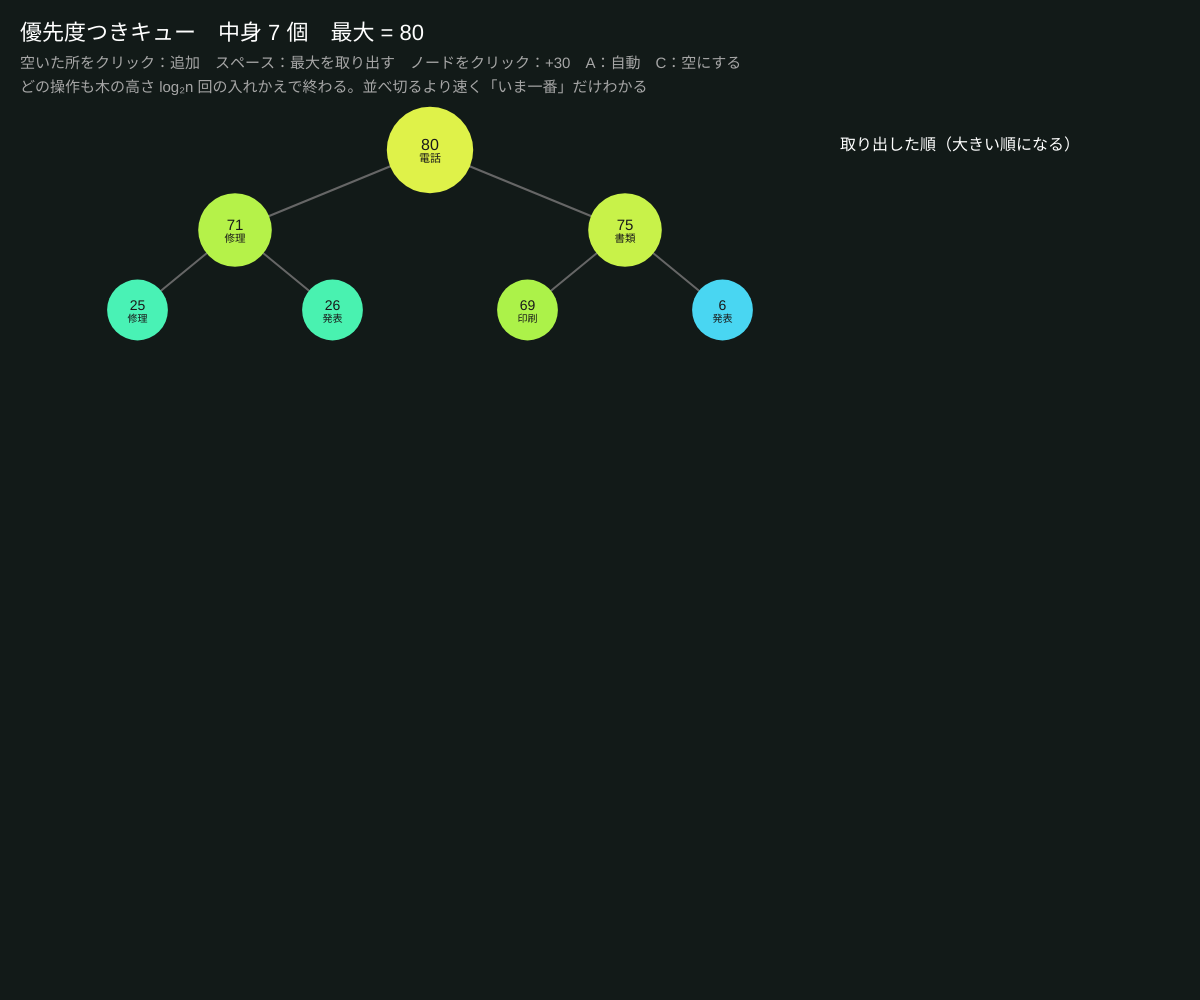
Frame 1 (no input)
Frame 60 (no input): identical to frame 1, image omitted
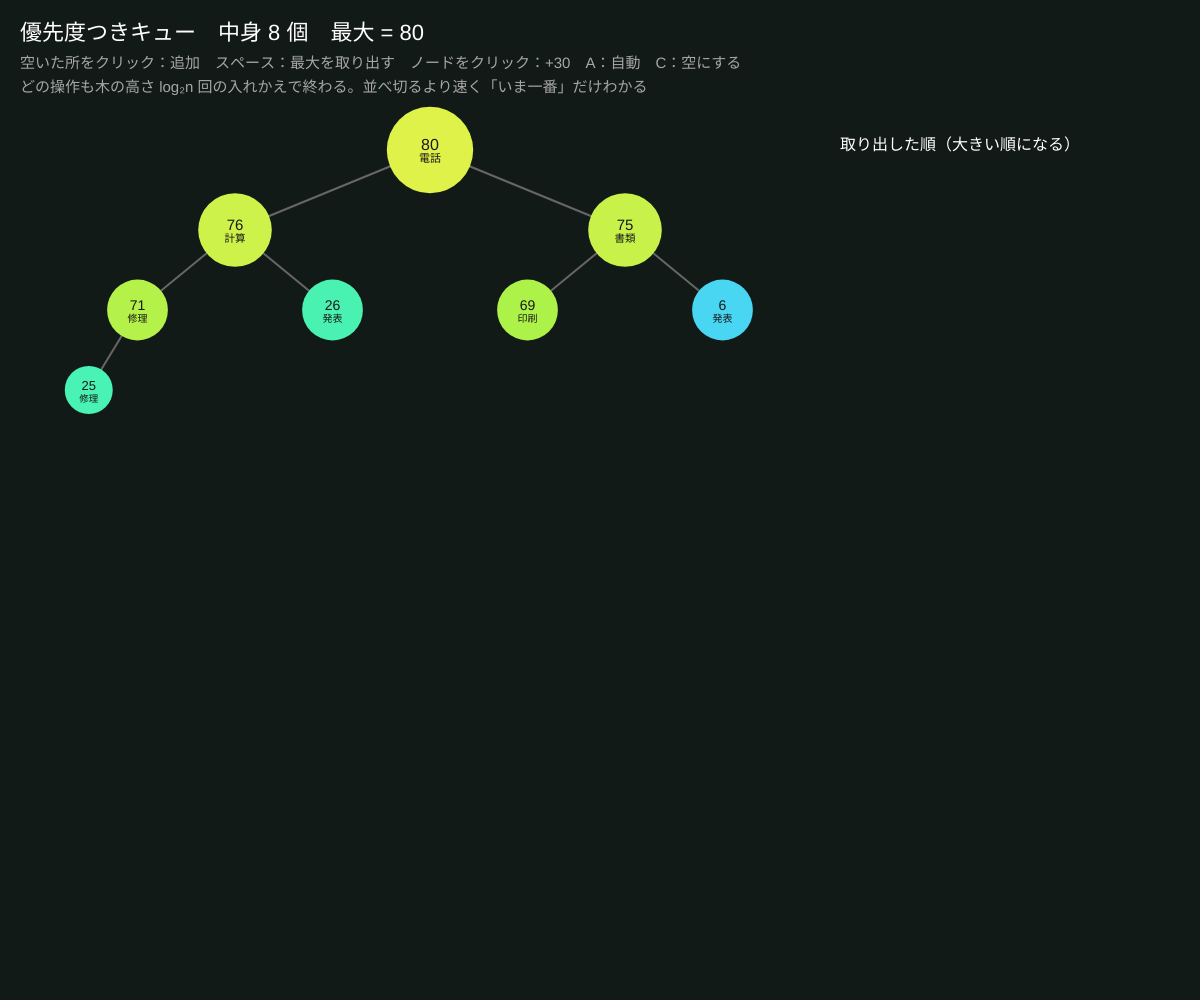
Frame 120 (the mouse pressed at the canvas centre since frame 60)

The p5.js sketch that drew these frames (run headless with seeded random() and noise() and a simulated clock; from frame 60 on, the mouse is pressed at the canvas centre):

// p5.js sketch
// ── sketch.js
// ============================================
// 07 優先度つきキュー
// 「いちばん急ぎの仕事」をすぐ取り出せる箱。中身は最大ヒープ（06）
// INSERT：末尾に入れて、親より大きければ上へ（Θ(log n)）
// EXTRACT-MAX：根を取り出し、末尾を根に置いて沈める（Θ(log n)）
// INCREASE-KEY：値を大きくして上へ。病院の救急、OS のタスク、イベントのシミュレーションで使う
// クリック：ランダムな仕事を追加　スペース：最大を取り出す　ノードをクリック：+30（INCREASE-KEY）
// A：自動（ランダムに来て、順に処理）　C：空にする
// ============================================

let heap = [], doneLog = [], auto = false, anim = [], timer = 0;
let names = ['メール', '会議', '修理', '電話', '書類', '発表', '検査', '発送', '計算', '印刷', '面談', '掃除'];

function setup() {
  createCanvas(windowWidth, windowHeight);
  colorMode(HSB, 360, 100, 100, 100);
  for (let i = 0; i < 7; i++) insert(floor(random(1, 100)));
  anim = [];
}

function insert(p) {
  heap.push({ p, name: random(names) });
  let i = heap.length - 1;
  anim.push(['add', i]);
  while (i > 0 && heap[parent(i)].p < heap[i].p) {
    [heap[i], heap[parent(i)]] = [heap[parent(i)], heap[i]];
    anim.push(['up', i, parent(i)]);
    i = parent(i);
  }
}

function extractMax() {
  if (heap.length === 0) { doneLog.unshift('（空です）'); return; }
  let top = heap[0];
  let last = heap.pop();
  if (heap.length > 0) {
    heap[0] = last;
    let i = 0;
    while (true) {
      let l = 2 * i + 1, r = 2 * i + 2, m = i;
      if (l < heap.length && heap[l].p > heap[m].p) m = l;
      if (r < heap.length && heap[r].p > heap[m].p) m = r;
      if (m === i) break;
      [heap[i], heap[m]] = [heap[m], heap[i]];
      anim.push(['down', i, m]);
      i = m;
    }
  }
  doneLog.unshift('処理：' + top.name + '（優先度 ' + top.p + '）');
  doneLog = doneLog.slice(0, 12);
}

function increaseKey(i, delta) {
  heap[i].p = min(999, heap[i].p + delta);
  while (i > 0 && heap[parent(i)].p < heap[i].p) {
    [heap[i], heap[parent(i)]] = [heap[parent(i)], heap[i]];
    anim.push(['up', i, parent(i)]);
    i = parent(i);
  }
}

function parent(i) { return floor((i - 1) / 2); }

function pos(i) {
  let depth = floor(Math.log2(i + 1)), idx = i - (Math.pow(2, depth) - 1), cnt = Math.pow(2, depth);
  let W = width - 420;
  return { x: 40 + W * (idx + 0.5) / cnt, y: 150 + depth * 80 };
}

function draw() {
  background(170, 30, 10);
  if (auto) {
    timer++;
    if (timer % 40 === 0 && random() < 0.6) insert(floor(random(1, 100)));
    if (timer % 55 === 0) extractMax();
    if (heap.length > 30) extractMax();
  }
  let flash = anim.length ? anim[anim.length - 1] : null;
  if (frameCount % 20 === 0) anim = [];
  for (let i = 1; i < heap.length; i++) {
    let a = pos(parent(i)), b = pos(i);
    stroke(0, 0, 40); strokeWeight(2); line(a.x, a.y, b.x, b.y);
  }
  for (let i = 0; i < heap.length; i++) {
    let q = pos(i), d = 4 - min(3, floor(Math.log2(i + 1)));
    let sz = 22 + d * 8;
    noStroke();
    fill(map(heap[i].p, 0, 120, 200, 0), 70, 95);
    if (flash && flash.slice(1).includes(i)) fill(45, 100, 100);
    circle(q.x, q.y, sz * 1.6);
    fill(0, 0, 10); textAlign(CENTER, CENTER); textSize(12 + d);
    text(heap[i].p, q.x, q.y - 4);
    textSize(9 + d * 0.5); text(heap[i].name, q.x, q.y + 9);
  }
  // 右：処理した順
  let x0 = width - 360;
  noStroke(); fill(0, 0, 100); textAlign(LEFT, BASELINE); textSize(16);
  text('取り出した順（大きい順になる）', x0, 150);
  textSize(14);
  for (let i = 0; i < doneLog.length; i++) { fill(0, 0, 90 - i * 5); text(doneLog[i], x0, 180 + i * 24); }

  fill(0, 0, 100); textSize(22);
  text('優先度つきキュー　中身 ' + heap.length + ' 個　最大 = ' + (heap.length ? heap[0].p : '—') + (auto ? '　自動運転中' : ''), 20, 40);
  fill(0, 0, 65); textSize(15);
  text('空いた所をクリック：追加　スペース：最大を取り出す　ノードをクリック：+30　A：自動　C：空にする', 20, 68);
  text('どの操作も木の高さ log₂n 回の入れかえで終わる。並べ切るより速く「いま一番」だけわかる', 20, 92);
}

function mousePressed() {
  for (let i = 0; i < heap.length; i++) {
    let q = pos(i);
    if (dist(mouseX, mouseY, q.x, q.y) < 26) { increaseKey(i, 30); return; }
  }
  if (mouseY > 110 && heap.length < 31) insert(floor(random(1, 100)));
}

function keyPressed() {
  if (key === ' ') extractMax();
  if (key === 'a' || key === 'A') auto = !auto;
  if (key === 'c' || key === 'C') { heap = []; doneLog = []; }
}
function windowResized() { resizeCanvas(windowWidth, windowHeight); }

// ---------- やってみよう ----------
// 1. 10 個入れてから全部取り出すと、大きい順に並ぶ（= ヒープソート）
// 2. 優先度の小さい順に取り出す「最小ヒープ」にするには？（ダイクストラ法で使う）
// 3. 自動運転で、来る速さと処理の速さを変えて、行列が伸びるか見てみよう
